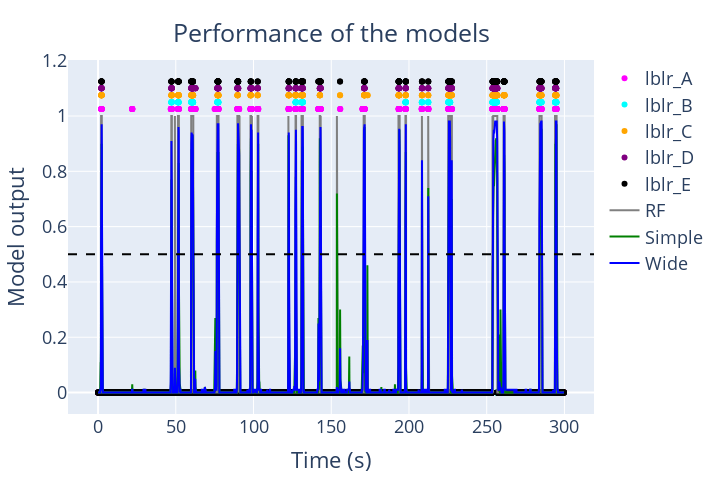

Notebook code cell kept with this figure:
### Code cell
import plotly.graph_objects as go
import numpy as np

plot_obj = "obj_1"

# Create a time axis (frame number divided by frame rate gives time in seconds)
time = np.arange(len(autolabels_simple[plot_obj])) / 25

# Create a figure
fig = go.Figure()

# Add traces for each label set
fig.add_trace(go.Scatter(x=time, y=[x * 1.025 for x in labels_A[plot_obj]], mode='markers', name='lblr_A', marker=dict(color='magenta')))
fig.add_trace(go.Scatter(x=time, y=[x * 1.05 for x in labels_B[plot_obj]], mode='markers', name='lblr_B', marker=dict(color='cyan')))
fig.add_trace(go.Scatter(x=time, y=[x * 1.075 for x in labels_C[plot_obj]], mode='markers', name='lblr_C', marker=dict(color='orange')))
fig.add_trace(go.Scatter(x=time, y=[x * 1.10 for x in labels_D[plot_obj]], mode='markers', name='lblr_D', marker=dict(color='purple')))
fig.add_trace(go.Scatter(x=time, y=[x * 1.125 for x in labels_E[plot_obj]], mode='markers', name='lblr_E', marker=dict(color='black')))

# fig.add_trace(go.Scatter(x=list(range(len(avrg_example["obj_1"]))), y=avrg_example["obj_1"], mode='lines', name='Average', line=dict(color='black')))

fig.add_trace(go.Scatter(x=time, y=autolabels_RF[plot_obj], mode='lines', name='RF', line=dict(color='gray', width=2)))
fig.add_trace(go.Scatter(x=time, y=autolabels_simple[plot_obj], mode='lines', name='Simple', line=dict(color='green', width=2)))
fig.add_trace(go.Scatter(x=time, y=autolabels_wide[plot_obj], mode='lines', name='Wide', line=dict(color='blue', width=2)))

# Add horizontal lines
fig.add_hline(y=0.5, line_dash="dash", line_color="black")

# Update layout
fig.update_layout(
title=dict(
        text=f'Performance of the models',
        x=0.5,
        y=0.95,
        xanchor='center',
        xref='paper'),
xaxis_title="Time (s)",
yaxis_title="Model output",
# legend=dict(yanchor="bottom", y=0.35, xanchor="left", x=0.2),  # Position the legend above the plot
# yaxis=dict(range=[None, 1.2]),
# xaxis=dict(range=[130, 144]),
margin=dict(t=60, b=20, l=20, r=20),
showlegend=True,
width=720,
height=480,
font=dict(size=18)
)

# Show the plot
fig.show()

### Figure 1 — Plotly figure (JSON) as saved in the notebook; plotly's stock layout.template omitted (floating-point values rounded to 4 significant figures; data arrays with more than 128 entries replaced by an {"elided": "..."} marker saying what was removed)
{"data": [{"marker": {"color": "magenta"}, "mode": "markers", "name": "lblr_A", "type": "scatter", "x": {"elided": "7493 float values"}, "y": {"elided": "7493 float values"}}, {"marker": {"color": "cyan"}, "mode": "markers", "name": "lblr_B", "type": "scatter", "x": {"elided": "7493 float values"}, "y": {"elided": "7493 float values"}}, {"marker": {"color": "orange"}, "mode": "markers", "name": "lblr_C", "type": "scatter", "x": {"elided": "7493 float values"}, "y": {"elided": "7493 float values"}}, {"marker": {"color": "purple"}, "mode": "markers", "name": "lblr_D", "type": "scatter", "x": {"elided": "7493 float values"}, "y": {"elided": "7493 float values"}}, {"marker": {"color": "black"}, "mode": "markers", "name": "lblr_E", "type": "scatter", "x": {"elided": "7493 float values"}, "y": {"elided": "7493 float values"}}, {"line": {"color": "gray", "width": 2}, "mode": "lines", "name": "RF", "type": "scatter", "x": {"elided": "7493 float values"}, "y": {"elided": "7493 int values"}}, {"line": {"color": "green", "width": 2}, "mode": "lines", "name": "Simple", "type": "scatter", "x": {"elided": "7493 float values"}, "y": {"elided": "7493 float values"}}, {"line": {"color": "blue", "width": 2}, "mode": "lines", "name": "Wide", "type": "scatter", "x": {"elided": "7493 float values"}, "y": {"elided": "7493 float values"}}], "layout": {"font": {"size": 18}, "height": 480, "margin": {"b": 20, "l": 20, "r": 20, "t": 60}, "shapes": [{"line": {"color": "black", "dash": "dash"}, "type": "line", "x0": 0, "x1": 1, "xref": "x domain", "y0": 0.5, "y1": 0.5, "yref": "y"}], "showlegend": true, "title": {"text": "Performance of the models", "x": 0.5, "xanchor": "center", "xref": "paper", "y": 0.95}, "width": 720, "xaxis": {"title": {"text": "Time (s)"}}, "yaxis": {"title": {"text": "Model output"}}}}
